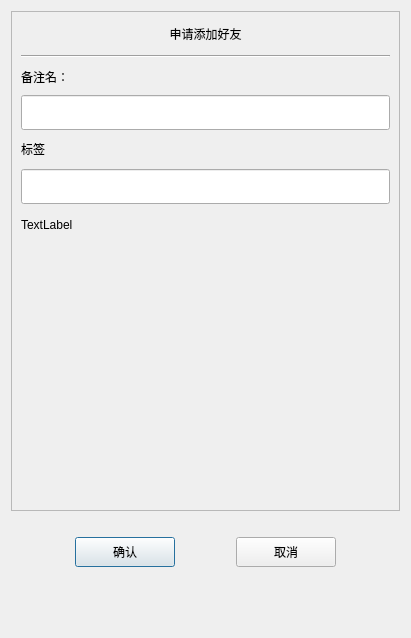
<?xml version="1.0" encoding="UTF-8"?>
<ui version="4.0">
 <class>AuthenFriend</class>
 <widget class="QDialog" name="AuthenFriend">
  <property name="geometry">
   <rect>
    <x>0</x>
    <y>0</y>
    <width>411</width>
    <height>638</height>
   </rect>
  </property>
  <property name="windowTitle">
   <string>Dialog</string>
  </property>
  <layout class="QVBoxLayout" name="verticalLayout">
   <item>
    <widget class="QScrollArea" name="scrollArea">
     <property name="minimumSize">
      <size>
       <width>0</width>
       <height>500</height>
      </size>
     </property>
     <property name="widgetResizable">
      <bool>true</bool>
     </property>
     <widget class="QWidget" name="scrollcontent">
      <property name="geometry">
       <rect>
        <x>0</x>
        <y>0</y>
        <width>391</width>
        <height>498</height>
       </rect>
      </property>
      <layout class="QVBoxLayout" name="verticalLayout_2">
       <property name="spacing">
        <number>0</number>
       </property>
       <property name="leftMargin">
        <number>0</number>
       </property>
       <property name="rightMargin">
        <number>0</number>
       </property>
       <item>
        <widget class="QLabel" name="apply_lb">
         <property name="minimumSize">
          <size>
           <width>0</width>
           <height>25</height>
          </size>
         </property>
         <property name="maximumSize">
          <size>
           <width>16777215</width>
           <height>25</height>
          </size>
         </property>
         <property name="text">
          <string>申请添加好友</string>
         </property>
         <property name="alignment">
          <set>Qt::AlignCenter</set>
         </property>
        </widget>
       </item>
       <item>
        <widget class="QWidget" name="apply_wid" native="true">
         <layout class="QVBoxLayout" name="verticalLayout_3">
          <item>
           <widget class="Line" name="line">
            <property name="orientation">
             <enum>Qt::Horizontal</enum>
            </property>
           </widget>
          </item>
          <item>
           <widget class="QLabel" name="label_2">
            <property name="minimumSize">
             <size>
              <width>0</width>
              <height>25</height>
             </size>
            </property>
            <property name="maximumSize">
             <size>
              <width>16777215</width>
              <height>25</height>
             </size>
            </property>
            <property name="text">
             <string>备注名：</string>
            </property>
           </widget>
          </item>
          <item>
           <widget class="CustomizeEdit" name="back_ed">
            <property name="minimumSize">
             <size>
              <width>0</width>
              <height>35</height>
             </size>
            </property>
            <property name="maximumSize">
             <size>
              <width>16777215</width>
              <height>35</height>
             </size>
            </property>
           </widget>
          </item>
          <item>
           <widget class="QLabel" name="label_3">
            <property name="minimumSize">
             <size>
              <width>0</width>
              <height>25</height>
             </size>
            </property>
            <property name="maximumSize">
             <size>
              <width>16777215</width>
              <height>25</height>
             </size>
            </property>
            <property name="text">
             <string>标签</string>
            </property>
           </widget>
          </item>
          <item>
           <widget class="QWidget" name="lb_group_wid" native="true">
            <property name="minimumSize">
             <size>
              <width>0</width>
              <height>50</height>
             </size>
            </property>
            <property name="maximumSize">
             <size>
              <width>16777215</width>
              <height>16777215</height>
             </size>
            </property>
            <layout class="QVBoxLayout" name="verticalLayout_4">
             <property name="spacing">
              <number>0</number>
             </property>
             <property name="leftMargin">
              <number>0</number>
             </property>
             <property name="topMargin">
              <number>0</number>
             </property>
             <property name="rightMargin">
              <number>0</number>
             </property>
             <property name="bottomMargin">
              <number>0</number>
             </property>
             <item>
              <widget class="QWidget" name="gridWidget" native="true">
               <property name="minimumSize">
                <size>
                 <width>0</width>
                 <height>40</height>
                </size>
               </property>
               <property name="maximumSize">
                <size>
                 <width>16777215</width>
                 <height>40</height>
                </size>
               </property>
               <layout class="QHBoxLayout" name="horizontalLayout_3">
                <property name="spacing">
                 <number>0</number>
                </property>
                <property name="leftMargin">
                 <number>0</number>
                </property>
                <property name="topMargin">
                 <number>0</number>
                </property>
                <property name="rightMargin">
                 <number>0</number>
                </property>
                <property name="bottomMargin">
                 <number>0</number>
                </property>
                <item>
                 <widget class="CustomizeEdit" name="lb_ed">
                  <property name="maximumSize">
                   <size>
                    <width>16777215</width>
                    <height>35</height>
                   </size>
                  </property>
                 </widget>
                </item>
               </layout>
              </widget>
             </item>
             <item>
              <widget class="QWidget" name="input_tip_wid" native="true">
               <property name="minimumSize">
                <size>
                 <width>0</width>
                 <height>35</height>
                </size>
               </property>
               <property name="maximumSize">
                <size>
                 <width>16777215</width>
                 <height>35</height>
                </size>
               </property>
               <layout class="QVBoxLayout" name="verticalLayout_5">
                <property name="spacing">
                 <number>0</number>
                </property>
                <property name="leftMargin">
                 <number>0</number>
                </property>
                <property name="topMargin">
                 <number>0</number>
                </property>
                <property name="rightMargin">
                 <number>0</number>
                </property>
                <property name="bottomMargin">
                 <number>0</number>
                </property>
                <item>
                 <widget class="ClickedOnceLabel" name="tip_lb">
                  <property name="text">
                   <string>TextLabel</string>
                  </property>
                 </widget>
                </item>
               </layout>
              </widget>
             </item>
            </layout>
           </widget>
          </item>
          <item>
           <widget class="QWidget" name="widget" native="true">
            <property name="minimumSize">
             <size>
              <width>0</width>
              <height>60</height>
             </size>
            </property>
            <layout class="QHBoxLayout" name="horizontalLayout_2">
             <property name="spacing">
              <number>7</number>
             </property>
             <property name="leftMargin">
              <number>0</number>
             </property>
             <property name="topMargin">
              <number>0</number>
             </property>
             <property name="rightMargin">
              <number>0</number>
             </property>
             <property name="bottomMargin">
              <number>0</number>
             </property>
             <item>
              <widget class="QWidget" name="lb_list" native="true">
               <property name="minimumSize">
                <size>
                 <width>287</width>
                 <height>50</height>
                </size>
               </property>
               <property name="maximumSize">
                <size>
                 <width>287</width>
                 <height>16777215</height>
                </size>
               </property>
              </widget>
             </item>
             <item>
              <widget class="QWidget" name="more_lb_wid" native="true">
               <layout class="QVBoxLayout" name="verticalLayout_6">
                <item>
                 <spacer name="verticalSpacer_3">
                  <property name="orientation">
                   <enum>Qt::Vertical</enum>
                  </property>
                  <property name="sizeHint" stdset="0">
                   <size>
                    <width>20</width>
                    <height>40</height>
                   </size>
                  </property>
                 </spacer>
                </item>
                <item>
                 <widget class="ClickedOnceLabel" name="more_lb">
                  <property name="minimumSize">
                   <size>
                    <width>25</width>
                    <height>25</height>
                   </size>
                  </property>
                  <property name="maximumSize">
                   <size>
                    <width>25</width>
                    <height>25</height>
                   </size>
                  </property>
                  <property name="text">
                   <string/>
                  </property>
                 </widget>
                </item>
                <item>
                 <spacer name="verticalSpacer_4">
                  <property name="orientation">
                   <enum>Qt::Vertical</enum>
                  </property>
                  <property name="sizeHint" stdset="0">
                   <size>
                    <width>20</width>
                    <height>40</height>
                   </size>
                  </property>
                 </spacer>
                </item>
               </layout>
              </widget>
             </item>
            </layout>
           </widget>
          </item>
         </layout>
        </widget>
       </item>
      </layout>
     </widget>
    </widget>
   </item>
   <item>
    <spacer name="verticalSpacer_2">
     <property name="orientation">
      <enum>Qt::Vertical</enum>
     </property>
     <property name="sizeType">
      <enum>QSizePolicy::Fixed</enum>
     </property>
     <property name="sizeHint" stdset="0">
      <size>
       <width>20</width>
       <height>10</height>
      </size>
     </property>
    </spacer>
   </item>
   <item>
    <widget class="QWidget" name="apply_sure_wid" native="true">
     <property name="minimumSize">
      <size>
       <width>0</width>
       <height>50</height>
      </size>
     </property>
     <layout class="QHBoxLayout" name="horizontalLayout">
      <item>
       <spacer name="horizontalSpacer">
        <property name="orientation">
         <enum>Qt::Horizontal</enum>
        </property>
        <property name="sizeHint" stdset="0">
         <size>
          <width>40</width>
          <height>20</height>
         </size>
        </property>
       </spacer>
      </item>
      <item>
       <widget class="ClickedBtn" name="sure_btn">
        <property name="minimumSize">
         <size>
          <width>100</width>
          <height>30</height>
         </size>
        </property>
        <property name="maximumSize">
         <size>
          <width>100</width>
          <height>30</height>
         </size>
        </property>
        <property name="text">
         <string>确认</string>
        </property>
       </widget>
      </item>
      <item>
       <spacer name="horizontalSpacer_3">
        <property name="orientation">
         <enum>Qt::Horizontal</enum>
        </property>
        <property name="sizeHint" stdset="0">
         <size>
          <width>40</width>
          <height>20</height>
         </size>
        </property>
       </spacer>
      </item>
      <item>
       <widget class="ClickedBtn" name="cancel_btn">
        <property name="minimumSize">
         <size>
          <width>100</width>
          <height>30</height>
         </size>
        </property>
        <property name="maximumSize">
         <size>
          <width>100</width>
          <height>30</height>
         </size>
        </property>
        <property name="text">
         <string>取消</string>
        </property>
       </widget>
      </item>
      <item>
       <spacer name="horizontalSpacer_2">
        <property name="orientation">
         <enum>Qt::Horizontal</enum>
        </property>
        <property name="sizeHint" stdset="0">
         <size>
          <width>40</width>
          <height>20</height>
         </size>
        </property>
       </spacer>
      </item>
     </layout>
    </widget>
   </item>
   <item>
    <spacer name="verticalSpacer">
     <property name="orientation">
      <enum>Qt::Vertical</enum>
     </property>
     <property name="sizeHint" stdset="0">
      <size>
       <width>20</width>
       <height>36</height>
      </size>
     </property>
    </spacer>
   </item>
  </layout>
 </widget>
 <customwidgets>
  <customwidget>
   <class>ClickedBtn</class>
   <extends>QPushButton</extends>
   <header>clickedbtn.h</header>
  </customwidget>
  <customwidget>
   <class>CustomizeEdit</class>
   <extends>QLineEdit</extends>
   <header>customizeedit.h</header>
  </customwidget>
  <customwidget>
   <class>ClickedOnceLabel</class>
   <extends>QLabel</extends>
   <header>clickedoncelabel.h</header>
  </customwidget>
 </customwidgets>
 <resources/>
 <connections/>
</ui>
